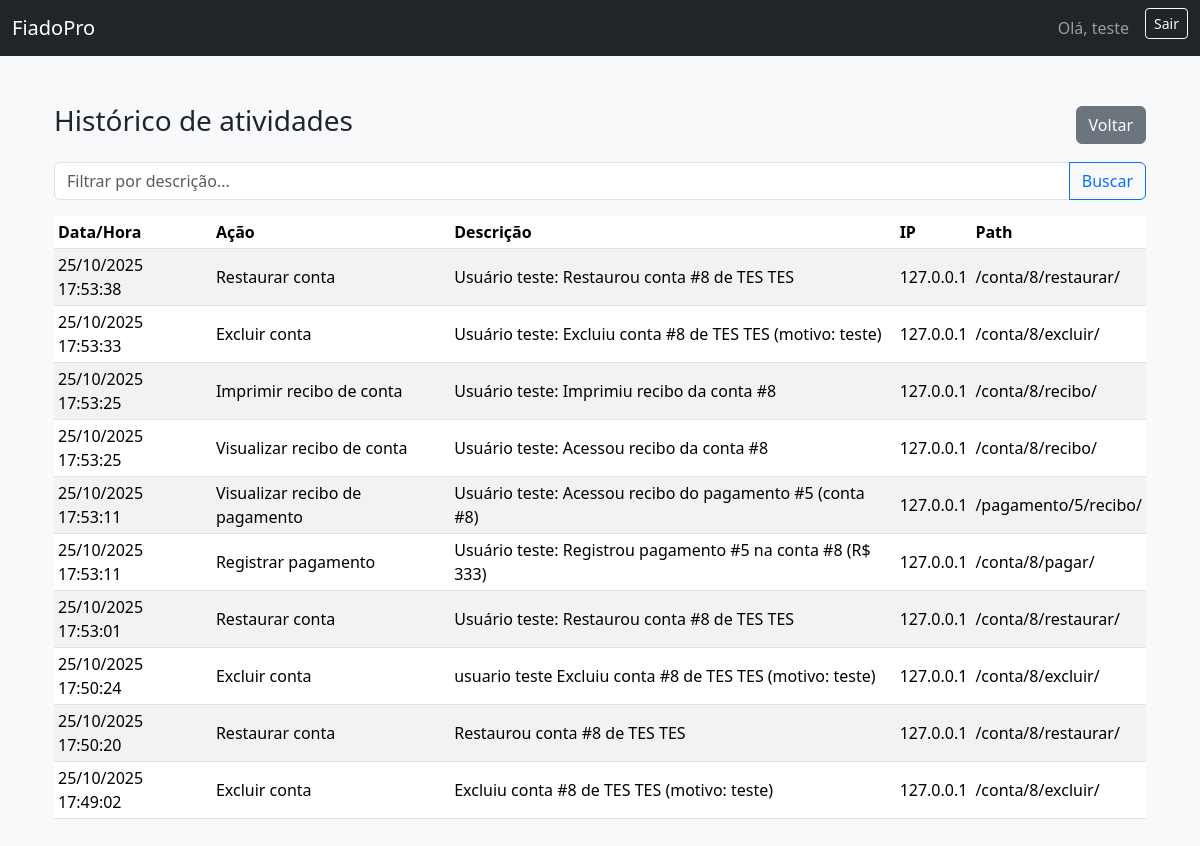
The app's page /historico/ (signed in) with its own data.
### carteira/models.py (models this page shows, shortened)
class AuditLog(models.Model):
    ACTION_CHOICES = (
        ("conta_criar", "Criar conta"),
        ("conta_excluir", "Excluir conta"),
        ("conta_restaurar", "Restaurar conta"),
        ("conta_recibo", "Visualizar recibo de conta"),
        ("conta_recibo_print", "Imprimir recibo de conta"),
        ("pgto_registrar", "Registrar pagamento"),
        ("pgto_recibo", "Visualizar recibo de pagamento"),
        ("pgto_recibo_print", "Imprimir recibo de pagamento"),
        ("login", "Login"),
        ("logout", "Logout"),
        ("outro", "Outro"),
    )
    user = models.ForeignKey(User, null=True, blank=True, on_delete=models.SET_NULL, related_name="audit_logs")
    action = models.CharField(max_length=40, choices=ACTION_CHOICES, default="outro")
    descricao = models.TextField()  # ex.: "Excluiu conta #4 (motivo: ...)"
    created_at = models.DateTimeField(default=timezone.now, db_index=True)
    path = models.CharField(max_length=255, blank=True)
    method = models.CharField(max_length=10, blank=True)
    ip = models.GenericIPAddressField(null=True, blank=True)
    user_agent = models.TextField(blank=True)
    extra = models.JSONField(null=True, blank=True)
    class Meta:
        ordering = ["-created_at", "-id"]
        indexes = [
            models.Index(fields=["created_at"]),
            models.Index(fields=["action"]),
        ]

### carteira/views.py (the view)
# urls.py: path("historico/", views.historico, name="historico"),
@login_required
def historico(request):
    q = request.GET.get("q", "").strip()
    base = AuditLog.objects.filter(user=request.user)
    if q:
        base = base.filter(descricao__icontains=q)
    logs = base.order_by("-created_at", "-id")[:500]
    return render(request, "carteira/historico.html", {"logs": logs, "q": q})

### carteira/templates/carteira/historico.html
{% extends "carteira/base.html" %}
{% block content %}
<div class="container py-4">
  <div class="d-flex justify-content-between align-items-center mb-3">
    <h3>Histórico de atividades</h3>
    <a href="{% url 'carteira:dashboard' %}" class="btn btn-secondary">Voltar</a>
  </div>
  <form method="get" class="mb-3">
    <div class="input-group">
      <input type="text" name="q" value="{{ q }}" class="form-control" placeholder="Filtrar por descrição...">
      <button class="btn btn-outline-primary">Buscar</button>
    </div>
  </form>
  <div class="table-responsive">
    <table class="table table-sm table-striped align-middle">
      <thead>
        <tr>
          <th>Data/Hora</th>
          <th>Ação</th>
          <th>Descrição</th>
          <th>IP</th>
          <th>Path</th>
        </tr>
      </thead>
      <tbody>
        {% for l in logs %}
        <tr>
          <td>{{ l.created_at|date:"d/m/Y H:i:s" }}</td>
          <td>{{ l.get_action_display }}</td>
          <td>{{ l.descricao }}</td>
          <td>{{ l.ip|default:"—" }}</td>
          <td>{{ l.path }}</td>
        </tr>
        {% empty %}
        <tr><td colspan="5" class="text-muted">Sem registros.</td></tr>
        {% endfor %}
      </tbody>
    </table>
  </div>
</div>
{% endblock %}

### carteira/templates/carteira/base.html (shortened to what this page needs)
<!doctype html>
<html lang="pt-br">
<head>
  <link href="https://cdn.jsdelivr.net/npm/bootstrap@5.3.3/dist/css/bootstrap.min.css" rel="stylesheet">
</head>
<body class="bg-light">
  {% load static %}
  <nav class="navbar navbar-expand-lg bg-dark navbar-dark">
    <div class="container-fluid">
      <a class="navbar-brand" href="{% url 'carteira:dashboard' %}">FiadoPro</a>
      <div class="d-flex ms-auto">
        {% if request.user.is_authenticated %}
        <span class="navbar-text me-3">Olá, {{ request.user.username }}</span>
        <form method="post" action="{% url 'logout' %}" class="d-inline">
          <button type="submit" class="btn btn-outline-light btn-sm">Sair</button>
        </form>
        {% else %}
        <a class="btn btn-outline-light btn-sm" href="{% url 'login' %}">Entrar</a>
        <a class="btn btn-primary btn-sm ms-2" href="{% url 'signup' %}">Criar conta</a>
        {% endif %}
      </div>
    </div>
  </nav>
  <div class="container py-4">
    {% block content %}{% endblock %}
  </div>
</body>
</html>

### records on screen
AuditLog: created_at "25/10/2025 17:53:38", action "Restaurar conta", descricao "Usuário teste: Restaurou conta #8 de TES TES", ip "127.0.0.1", path "/conta/8/restaurar/"
AuditLog: created_at "25/10/2025 17:53:33", action "Excluir conta", descricao "Usuário teste: Excluiu conta #8 de TES TES (motivo: teste)", ip "127.0.0.1", path "/conta/8/excluir/"
AuditLog: created_at "25/10/2025 17:53:25", action "Imprimir recibo de conta", descricao "Usuário teste: Imprimiu recibo da conta #8", ip "127.0.0.1", path "/conta/8/recibo/"
AuditLog: created_at "25/10/2025 17:53:25", action "Visualizar recibo de conta", descricao "Usuário teste: Acessou recibo da conta #8", ip "127.0.0.1", path "/conta/8/recibo/"
AuditLog: created_at "25/10/2025 17:53:11", action "Visualizar recibo de pagamento", descricao "Usuário teste: Acessou recibo do pagamento #5 (conta #8)", ip "127.0.0.1", path "/pagamento/5/recibo/"
AuditLog: created_at "25/10/2025 17:53:11", action "Registrar pagamento", descricao "Usuário teste: Registrou pagamento #5 na conta #8 (R$ 333)", ip "127.0.0.1", path "/conta/8/pagar/"
AuditLog: created_at "25/10/2025 17:53:01", action "Restaurar conta", descricao "Usuário teste: Restaurou conta #8 de TES TES", ip "127.0.0.1", path "/conta/8/restaurar/"
AuditLog: created_at "25/10/2025 17:50:24", action "Excluir conta", descricao "usuario teste Excluiu conta #8 de TES TES (motivo: teste)", ip "127.0.0.1", path "/conta/8/excluir/"
AuditLog: created_at "25/10/2025 17:50:20", action "Restaurar conta", descricao "Restaurou conta #8 de TES TES", ip "127.0.0.1", path "/conta/8/restaurar/"
AuditLog: created_at "25/10/2025 17:49:02", action "Excluir conta", descricao "Excluiu conta #8 de TES TES (motivo: teste)", ip "127.0.0.1", path "/conta/8/excluir/"

### other values on screen
{{ request.user.username }} "teste"
